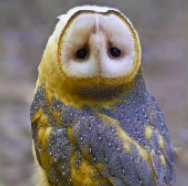
#> input picture img/owl_canny.png, 188 x 186 px, found by its file name
$ python '1_Gaussian Blurring.py'
#> lines starting #> are read from the running program, lines starting #| are printed output that depends on the picture
import cv2
import numpy as np

# Read the input image
image = cv2.imread(r'C:\Users\Raja\PycharmProjects\Computer_Vision\img\owl_canny.png', cv2.IMREAD_GRAYSCALE)
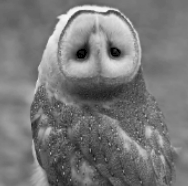
#> image: shape (186, 188); min 0, max 247, mean 120.5

# Define the Gaussian kernel
kernel_size = 5
sigma = 1.4
kernel = np.fromfunction(lambda x, y: (1/ (2 * np.pi * sigma ** 2)) * np.exp(-((x - (kernel_size - 1) / 2) ** 2 + (y - (kernel_size - 1) / 2) ** 2) / (2 * sigma ** 2)), (kernel_size, kernel_size))

# Normalize the kernel
kernel = kernel / kernel.sum()

# Apply Gaussian blur to the image
blurred_image = cv2.filter2D(image, -1, kernel)
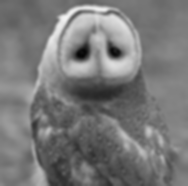
#> blurred_image: shape (186, 188); min 5, max 243, mean 120.5

cv2.imwrite('output_image.png', blurred_image)

# Display the blurred image
cv2.imshow('Original Image', image)
cv2.imshow('Blurred Image', blurred_image)
cv2.waitKey(0)
cv2.destroyAllWindows()
